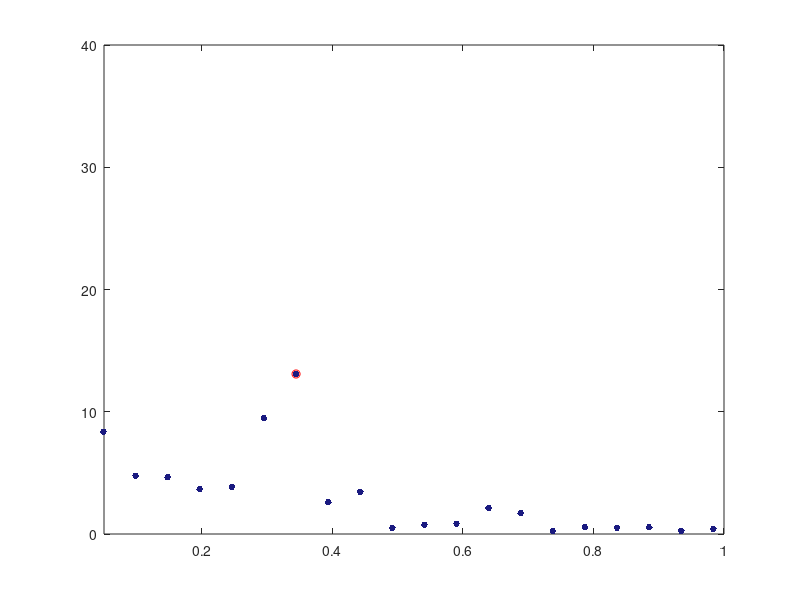

Source code (MATLAB): (Note: this script raises an error after producing the figure.)
clear all; close all; clc

C1 = load('MdmxsiRNA_UV16.mat');

AlAf_1  = zeros(101,143);
cg1 = 0;
Peaks1 = zeros(30,2);
Before = zeros(50,101);
During = zeros(143,101);
After = zeros(143,101);

for i = 1:101
    i
    F1 = C1.UV16MX_data(1,i).YFP;
    M = 50;
    if (F1(end) > 0)
        cg1 = cg1 + 1;
        g = find(F1(50:end) == max(F1(50:end)))+49;
        Peaks1(cg1,2) = F1(g); Peaks1(cg1,1) = g;
        Before(:,cg1) = F1(1:50)';
        L = find(F1 < mean(F1)); LL = L(min(find(L > g)));
        During(1:LL-M+1,cg1) = F1(M:LL);
        After(1:143-LL+1,cg1) = F1(LL:end);
        AlAf_1(cg1,1:length(F1)) = F1;
        
        if (LL < 95)
            Fs = 3;  T = 1/Fs;
            X1 = After(1:143-LL+1,cg1);
            Y1 = fft(X1)/1;
            L = length(X1);
            P2 = (abs(Y1/L)); P1 = P2(1:L/2+1);
            P1(2:end-1) = 2*P1(2:end-1);
            f = Fs*(0:(L/2))/L; [apD bpD] = max(P1(3:end));
            plot(f,P1,'.','color',[0.1 0.1 0.5],'MarkerSize',15); hold on; plot(f(bpD+2),apD,'ro');
            axis([0.05 1 0 40])
            goodplot
        end
        %
        %     X1 = Before(1:50,cg1);
        %     Y1 = fft(X1)/1;
        %     L = length(X1);
        %     P2 = (abs(Y1/L)); P1 = P2(1:L/2+1);
        %     P1(2:end-1) = 2*P1(2:end-1);
        %     f = Fs*(0:(L/2))/L; [apD bpD] = max(P1(3:end));
        %     plot(f,P1,'.','color',[0.1 0.1 0.5],'MarkerSize',15); hold on; plot(f(bpD+2),apD,'ro');
        %     goodplot
        %
%         figure(2)
%         subplot(1,2,cg1)
%     l1 = linspace(1,50/3,50);
%     plot(l1,Before(:,cg1),'LineWidth',3); hold on
%     l2 = linspace(M/3,LL/3,LL-M+1);
%     plot(l2,During(1:LL-M+1,cg1),'LineWidth',3);
%     l3 = linspace(LL/3,142/3,143-LL);
%     plot(l3,After(1:143-LL,cg1),'LineWidth',3);
%     plot(ones(30,1)*50/3,linspace(0,250,30),'.k','MarkerSize',12)
%     plot(linspace(0,143/3,30),ones(30,1)*mean(Before(:,cg1)),'--','color',[0.1 0.5 0.1])
%     goodplot
        
        
    end
    

    
end

% figure;
% 
% % plot(AlAf_1(:,:)','-.'); hold on;
% l1 = linspace(1,50/3,50);
% plot(l1,Before(:,1),'LineWidth',3); hold on
% l2 = linspace(M/3,LL/3,LL-M+1);
% plot(l2,During(1:LL-M+1,1),'LineWidth',3);
% l3 = linspace(LL/3,142/3,143-LL);
% plot(l3,After(1:143-LL,1),'LineWidth',3);
% plot(ones(30,1)*50/3,linspace(0,250,30),'.k','MarkerSize',12)
% plot(linspace(0,143/3,30),ones(30,1)*mean(Before(:,1)),'--','color',[0.1 0.5 0.1])
% goodplot
